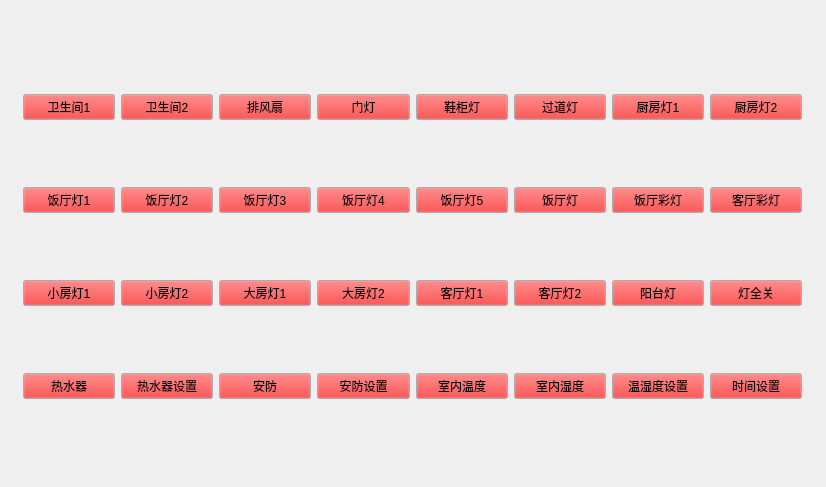
<?xml version="1.0" encoding="UTF-8"?>
<ui version="4.0">
 <class>MainWindow</class>
 <widget class="QMainWindow" name="MainWindow">
  <property name="windowModality">
   <enum>Qt::ApplicationModal</enum>
  </property>
  <property name="geometry">
   <rect>
    <x>0</x>
    <y>0</y>
    <width>826</width>
    <height>487</height>
   </rect>
  </property>
  <property name="minimumSize">
   <size>
    <width>800</width>
    <height>480</height>
   </size>
  </property>
  <property name="sizeIncrement">
   <size>
    <width>800</width>
    <height>480</height>
   </size>
  </property>
  <property name="baseSize">
   <size>
    <width>800</width>
    <height>480</height>
   </size>
  </property>
  <property name="palette">
   <palette>
    <active>
     <colorrole role="Link">
      <brush brushstyle="SolidPattern">
       <color alpha="255">
        <red>85</red>
        <green>85</green>
        <blue>255</blue>
       </color>
      </brush>
     </colorrole>
    </active>
    <inactive>
     <colorrole role="Link">
      <brush brushstyle="SolidPattern">
       <color alpha="255">
        <red>85</red>
        <green>85</green>
        <blue>255</blue>
       </color>
      </brush>
     </colorrole>
    </inactive>
    <disabled>
     <colorrole role="Link">
      <brush brushstyle="SolidPattern">
       <color alpha="255">
        <red>85</red>
        <green>85</green>
        <blue>255</blue>
       </color>
      </brush>
     </colorrole>
    </disabled>
   </palette>
  </property>
  <property name="windowTitle">
   <string>ZNJJ</string>
  </property>
  <property name="windowIcon">
   <iconset>
    <normaloff>opic.ico</normaloff>
    <disabledoff>opic.ico</disabledoff>
    <disabledon>opic.ico</disabledon>opic.ico</iconset>
  </property>
  <property name="autoFillBackground">
   <bool>true</bool>
  </property>
  <widget class="QWidget" name="centralWidget">
   <property name="palette">
    <palette>
     <active>
      <colorrole role="WindowText">
       <brush brushstyle="SolidPattern">
        <color alpha="255">
         <red>255</red>
         <green>255</green>
         <blue>255</blue>
        </color>
       </brush>
      </colorrole>
      <colorrole role="Button">
       <brush brushstyle="SolidPattern">
        <color alpha="255">
         <red>170</red>
         <green>255</green>
         <blue>255</blue>
        </color>
       </brush>
      </colorrole>
      <colorrole role="Text">
       <brush brushstyle="SolidPattern">
        <color alpha="255">
         <red>255</red>
         <green>170</green>
         <blue>0</blue>
        </color>
       </brush>
      </colorrole>
     </active>
     <inactive>
      <colorrole role="WindowText">
       <brush brushstyle="SolidPattern">
        <color alpha="255">
         <red>85</red>
         <green>255</green>
         <blue>255</blue>
        </color>
       </brush>
      </colorrole>
      <colorrole role="Button">
       <brush brushstyle="SolidPattern">
        <color alpha="255">
         <red>255</red>
         <green>0</green>
         <blue>0</blue>
        </color>
       </brush>
      </colorrole>
      <colorrole role="Text">
       <brush brushstyle="SolidPattern">
        <color alpha="255">
         <red>0</red>
         <green>0</green>
         <blue>0</blue>
        </color>
       </brush>
      </colorrole>
     </inactive>
     <disabled>
      <colorrole role="WindowText">
       <brush brushstyle="SolidPattern">
        <color alpha="255">
         <red>120</red>
         <green>120</green>
         <blue>120</blue>
        </color>
       </brush>
      </colorrole>
      <colorrole role="Button">
       <brush brushstyle="SolidPattern">
        <color alpha="255">
         <red>0</red>
         <green>0</green>
         <blue>0</blue>
        </color>
       </brush>
      </colorrole>
      <colorrole role="Text">
       <brush brushstyle="SolidPattern">
        <color alpha="255">
         <red>120</red>
         <green>120</green>
         <blue>120</blue>
        </color>
       </brush>
      </colorrole>
     </disabled>
    </palette>
   </property>
   <widget class="QWidget" name="layoutWidget">
    <property name="geometry">
     <rect>
      <x>12</x>
      <y>22</y>
      <width>801</width>
      <height>451</height>
     </rect>
    </property>
    <layout class="QVBoxLayout" name="verticalLayout">
     <item>
      <layout class="QHBoxLayout" name="horizontalLayout">
       <item>
        <widget class="QPushButton" name="pButton_W1">
         <property name="text">
          <string>卫生间1</string>
         </property>
         <property name="checkable">
          <bool>true</bool>
         </property>
        </widget>
       </item>
       <item>
        <widget class="QPushButton" name="pButton_W2">
         <property name="text">
          <string>卫生间2</string>
         </property>
         <property name="checkable">
          <bool>true</bool>
         </property>
        </widget>
       </item>
       <item>
        <widget class="QPushButton" name="pButton_Pf">
         <property name="text">
          <string>排风扇</string>
         </property>
         <property name="checkable">
          <bool>true</bool>
         </property>
        </widget>
       </item>
       <item>
        <widget class="QPushButton" name="pButton_Md">
         <property name="text">
          <string>门灯</string>
         </property>
         <property name="checkable">
          <bool>true</bool>
         </property>
        </widget>
       </item>
       <item>
        <widget class="QPushButton" name="pButton_Xd">
         <property name="text">
          <string>鞋柜灯</string>
         </property>
         <property name="checkable">
          <bool>true</bool>
         </property>
        </widget>
       </item>
       <item>
        <widget class="QPushButton" name="pButton_Gd">
         <property name="text">
          <string>过道灯</string>
         </property>
         <property name="checkable">
          <bool>true</bool>
         </property>
        </widget>
       </item>
       <item>
        <widget class="QPushButton" name="pButton_Cf1">
         <property name="text">
          <string>厨房灯1</string>
         </property>
         <property name="checkable">
          <bool>true</bool>
         </property>
        </widget>
       </item>
       <item>
        <widget class="QPushButton" name="pButton_Cf2">
         <property name="text">
          <string>厨房灯2</string>
         </property>
         <property name="checkable">
          <bool>true</bool>
         </property>
        </widget>
       </item>
      </layout>
     </item>
     <item>
      <layout class="QHBoxLayout" name="horizontalLayout_2">
       <item>
        <widget class="QPushButton" name="pButton_Ft1">
         <property name="text">
          <string>饭厅灯1</string>
         </property>
         <property name="checkable">
          <bool>true</bool>
         </property>
        </widget>
       </item>
       <item>
        <widget class="QPushButton" name="pButton_Ft2">
         <property name="text">
          <string>饭厅灯2</string>
         </property>
         <property name="checkable">
          <bool>true</bool>
         </property>
        </widget>
       </item>
       <item>
        <widget class="QPushButton" name="pButton_Ft3">
         <property name="text">
          <string>饭厅灯3</string>
         </property>
         <property name="checkable">
          <bool>true</bool>
         </property>
        </widget>
       </item>
       <item>
        <widget class="QPushButton" name="pButton_Ft4">
         <property name="text">
          <string>饭厅灯4</string>
         </property>
         <property name="checkable">
          <bool>true</bool>
         </property>
        </widget>
       </item>
       <item>
        <widget class="QPushButton" name="pButton_Ft5">
         <property name="text">
          <string>饭厅灯5</string>
         </property>
         <property name="checkable">
          <bool>true</bool>
         </property>
        </widget>
       </item>
       <item>
        <widget class="QPushButton" name="pButton_Ftqk">
         <property name="text">
          <string>饭厅灯</string>
         </property>
         <property name="checkable">
          <bool>true</bool>
         </property>
        </widget>
       </item>
       <item>
        <widget class="QPushButton" name="pButton_Ctc">
         <property name="text">
          <string>饭厅彩灯</string>
         </property>
         <property name="checkable">
          <bool>true</bool>
         </property>
        </widget>
       </item>
       <item>
        <widget class="QPushButton" name="pButton_Ktc">
         <property name="text">
          <string>客厅彩灯</string>
         </property>
         <property name="checkable">
          <bool>true</bool>
         </property>
        </widget>
       </item>
      </layout>
     </item>
     <item>
      <layout class="QHBoxLayout" name="horizontalLayout_3">
       <item>
        <widget class="QPushButton" name="pButton_Xf1">
         <property name="text">
          <string>小房灯1</string>
         </property>
         <property name="checkable">
          <bool>true</bool>
         </property>
        </widget>
       </item>
       <item>
        <widget class="QPushButton" name="pButton_Xf2">
         <property name="text">
          <string>小房灯2</string>
         </property>
         <property name="checkable">
          <bool>true</bool>
         </property>
        </widget>
       </item>
       <item>
        <widget class="QPushButton" name="pButton_Df1">
         <property name="text">
          <string>大房灯1</string>
         </property>
         <property name="checkable">
          <bool>true</bool>
         </property>
        </widget>
       </item>
       <item>
        <widget class="QPushButton" name="pButton_Df2">
         <property name="text">
          <string>大房灯2</string>
         </property>
         <property name="checkable">
          <bool>true</bool>
         </property>
        </widget>
       </item>
       <item>
        <widget class="QPushButton" name="pButton_Kt1">
         <property name="text">
          <string>客厅灯1</string>
         </property>
         <property name="checkable">
          <bool>true</bool>
         </property>
        </widget>
       </item>
       <item>
        <widget class="QPushButton" name="pButton_Kt2">
         <property name="text">
          <string>客厅灯2</string>
         </property>
         <property name="checkable">
          <bool>true</bool>
         </property>
        </widget>
       </item>
       <item>
        <widget class="QPushButton" name="pButton_Yt">
         <property name="text">
          <string>阳台灯</string>
         </property>
         <property name="checkable">
          <bool>true</bool>
         </property>
        </widget>
       </item>
       <item>
        <widget class="QPushButton" name="pButton_Dqk">
         <property name="text">
          <string>灯全关</string>
         </property>
         <property name="checkable">
          <bool>true</bool>
         </property>
        </widget>
       </item>
      </layout>
     </item>
     <item>
      <layout class="QHBoxLayout" name="horizontalLayout_4">
       <item>
        <widget class="QPushButton" name="pButton_Rsq">
         <property name="text">
          <string>热水器</string>
         </property>
         <property name="checkable">
          <bool>true</bool>
         </property>
        </widget>
       </item>
       <item>
        <widget class="QPushButton" name="pButton_Rsqsz">
         <property name="text">
          <string>热水器设置</string>
         </property>
        </widget>
       </item>
       <item>
        <widget class="QPushButton" name="pButton_Af">
         <property name="text">
          <string>安防</string>
         </property>
         <property name="checkable">
          <bool>true</bool>
         </property>
        </widget>
       </item>
       <item>
        <widget class="QPushButton" name="pButton_Afsz">
         <property name="text">
          <string>安防设置</string>
         </property>
        </widget>
       </item>
       <item>
        <widget class="QPushButton" name="pButton_Wd">
         <property name="text">
          <string>室内温度</string>
         </property>
        </widget>
       </item>
       <item>
        <widget class="QPushButton" name="pButton_Sd">
         <property name="text">
          <string>室内湿度</string>
         </property>
        </widget>
       </item>
       <item>
        <widget class="QPushButton" name="pButton_Ftqg">
         <property name="text">
          <string>温湿度设置</string>
         </property>
         <property name="checkable">
          <bool>true</bool>
         </property>
        </widget>
       </item>
       <item>
        <widget class="QPushButton" name="pButton_Dqg">
         <property name="text">
          <string>时间设置</string>
         </property>
         <property name="checkable">
          <bool>false</bool>
         </property>
        </widget>
       </item>
      </layout>
     </item>
    </layout>
   </widget>
  </widget>
 </widget>
 <layoutdefault spacing="6" margin="11"/>
 <resources/>
 <connections/>
</ui>
